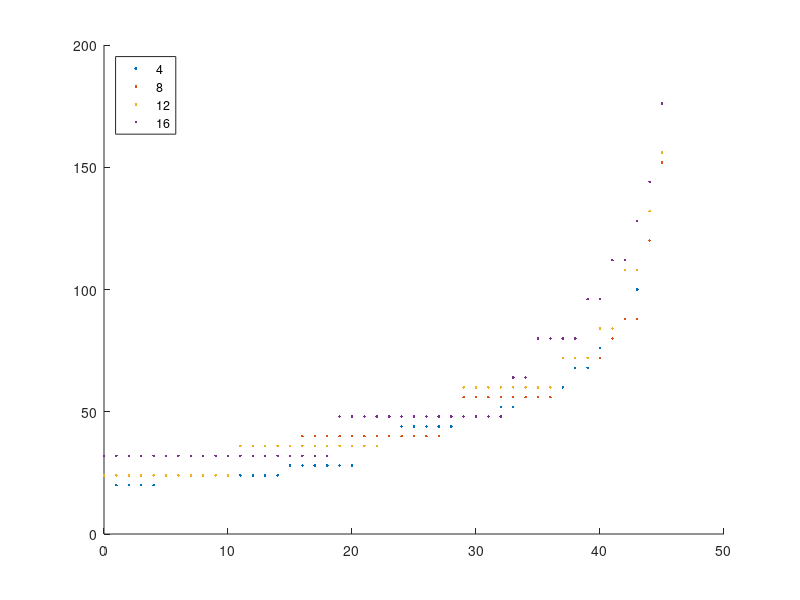

MATLAB code to generate this figure:
clear ; close all ; clc ;
% 
% results = xlsread( 'EffectOfElevationAngle.xlsx' ) ;
% save( 'CTRea.mat' ) ;

load( 'CTRea.mat' ) ;
results = results( 2:end , : ) ;
aR = results( : , 1 ) ;
TR = results( : , 3 ) ;
PR = results( : , 4 ) ;
eaR= results( : , 6 ) ;
P = [ 4 , 8 , 12 , 16 ] ;

for ii = 1:length( P )
        index = find( PR == P(ii) ) ;
        a{ii} = aR( index ) ;
        T{ii} = TR( index ) ;
        ea{ii} = eaR( index ) ;
end

figure
axis( [ 0 , 50 , 0 , 200 ] )
hold on
for ii = 1:4
    plot( ea{ii} , T{ii} , '.' )
end
hold off
legend( '4' , '8' , '12' , '16' , 'Location' , 'northwest' )
